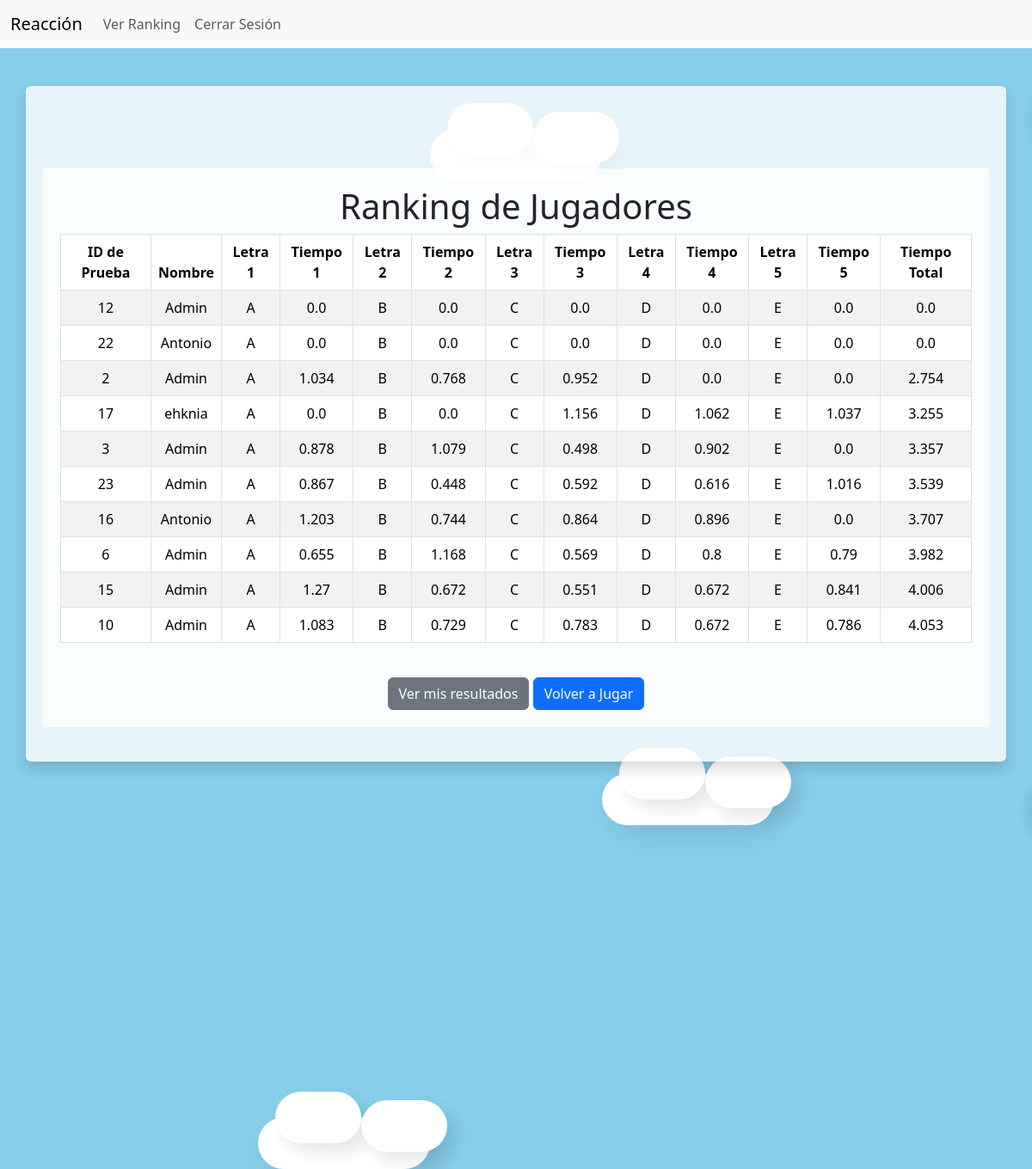
The page /ver-ranking/ (signed in) on the database its author committed.
### tiemporespuesta/models.py (models this page shows)
class Prueba(models.Model):
    usuario = models.ForeignKey(User, on_delete=models.CASCADE)
    letra_1 = models.CharField(max_length=1)
    tiempo_1 = models.FloatField()
    letra_2 = models.CharField(max_length=1)
    tiempo_2 = models.FloatField()
    letra_3 = models.CharField(max_length=1)
    tiempo_3 = models.FloatField()
    letra_4 = models.CharField(max_length=1)
    tiempo_4 = models.FloatField()
    letra_5 = models.CharField(max_length=1)
    tiempo_5 = models.FloatField()
    def tiempo_total(self):
        return self.tiempo_1 + self.tiempo_2 + self.tiempo_3 + self.tiempo_4 + self.tiempo_5

### tiemporespuesta/views.py (the view)
# urls.py: path('ver-ranking/', ver_ranking, name='ver_ranking'),
def ver_ranking(request):
    pruebas = Prueba.objects.all()
    pruebas_ordenadas = sorted(pruebas, key=lambda p: p.tiempo_total())
    mejores_pruebas = pruebas_ordenadas[:10]
    return render(request, 'ranking.html', {'pruebas': mejores_pruebas})

### tiemporespuesta/templates/ranking.html
{% extends 'base.html' %}
{% block template %}
<div class="container mt-5">
    <h1 class="text-center">Ranking de Jugadores</h1>
    <div class="table-responsive">
        <table class="table table-bordered table-striped">
            <thead>
                <tr>
                    <th scope="col">ID de Prueba</th>
                    <th scope="col">Nombre</th>
                    <th scope="col">Letra 1</th>
                    <th scope="col">Tiempo 1</th>
                    <th scope="col">Letra 2</th>
                    <th scope="col">Tiempo 2</th>
                    <th scope="col">Letra 3</th>
                    <th scope="col">Tiempo 3</th>
                    <th scope="col">Letra 4</th>
                    <th scope="col">Tiempo 4</th>
                    <th scope="col">Letra 5</th>
                    <th scope="col">Tiempo 5</th>
                    <th scope="col">Tiempo Total</th>
                </tr>
            </thead>
            <tbody>
                {% for prueba in pruebas %}
                <tr>
                    <td scope="row">{{ prueba.id }}</td>
                    <td>{{ prueba.usuario.username }}</td>
                    <td>{{ prueba.letra_1 }}</td>
                    <td>{{ prueba.tiempo_1 }}</td>
                    <td>{{ prueba.letra_2 }}</td>
                    <td>{{ prueba.tiempo_2 }}</td>
                    <td>{{ prueba.letra_3 }}</td>
                    <td>{{ prueba.tiempo_3 }}</td>
                    <td>{{ prueba.letra_4 }}</td>
                    <td>{{ prueba.tiempo_4 }}</td>
                    <td>{{ prueba.letra_5 }}</td>
                    <td>{{ prueba.tiempo_5 }}</td>
                    <td>{{ prueba.tiempo_total }}</td>
                </tr>
                {% endfor %}
            </tbody>
        </table>
    </div>
    <div class="mt-4 text-center">
        <a href="{% url 'mi_puntuacion' %}" class="btn btn-secondary">Ver mis resultados</a>
        <a href="{% url 'dashboard' %}" class="btn btn-primary">Volver a Jugar</a>
    </div>
</div>
{% endblock %}

### tiemporespuesta/static/css/styles.css (style rules this page uses)
body, html { margin: 0; padding: 0; width: 100%; height: 100%; overflow-x: hidden; background-color: #87CEEB; }
.sky { overflow: hidden; z-index: -1; position: absolute; width: 100%; height: 100%; top: 0; left: 0; }
.container { position: relative; z-index: 1; padding: 20px; background-color: rgba(255, 255, 255, 0.8); margin: 20px auto; }

### rows shown on the page
Prueba: id "12", usuario.username "Admin", letra_1 "A", tiempo_1 "0.0", letra_2 "B", tiempo_2 "0.0", letra_3 "C", tiempo_3 "0.0", letra_4 "D", tiempo_4 "0.0", letra_5 "E", tiempo_5 "0.0", tiempo_total "0.0"
Prueba: id "22", usuario.username "Antonio", letra_1 "A", tiempo_1 "0.0", letra_2 "B", tiempo_2 "0.0", letra_3 "C", tiempo_3 "0.0", letra_4 "D", tiempo_4 "0.0", letra_5 "E", tiempo_5 "0.0", tiempo_total "0.0"
Prueba: id "2", usuario.username "Admin", letra_1 "A", tiempo_1 "1.034", letra_2 "B", tiempo_2 "0.768", letra_3 "C", tiempo_3 "0.952", letra_4 "D", tiempo_4 "0.0", letra_5 "E", tiempo_5 "0.0", tiempo_total "2.754"
Prueba: id "17", usuario.username "ehknia", letra_1 "A", tiempo_1 "0.0", letra_2 "B", tiempo_2 "0.0", letra_3 "C", tiempo_3 "1.156", letra_4 "D", tiempo_4 "1.062", letra_5 "E", tiempo_5 "1.037", tiempo_total "3.255"
Prueba: id "3", usuario.username "Admin", letra_1 "A", tiempo_1 "0.878", letra_2 "B", tiempo_2 "1.079", letra_3 "C", tiempo_3 "0.498", letra_4 "D", tiempo_4 "0.902", letra_5 "E", tiempo_5 "0.0", tiempo_total "3.357"
Prueba: id "23", usuario.username "Admin", letra_1 "A", tiempo_1 "0.867", letra_2 "B", tiempo_2 "0.448", letra_3 "C", tiempo_3 "0.592", letra_4 "D", tiempo_4 "0.616", letra_5 "E", tiempo_5 "1.016", tiempo_total "3.539"
Prueba: id "16", usuario.username "Antonio", letra_1 "A", tiempo_1 "1.203", letra_2 "B", tiempo_2 "0.744", letra_3 "C", tiempo_3 "0.864", letra_4 "D", tiempo_4 "0.896", letra_5 "E", tiempo_5 "0.0", tiempo_total "3.707"
Prueba: id "6", usuario.username "Admin", letra_1 "A", tiempo_1 "0.655", letra_2 "B", tiempo_2 "1.168", letra_3 "C", tiempo_3 "0.569", letra_4 "D", tiempo_4 "0.8", letra_5 "E", tiempo_5 "0.79", tiempo_total "3.982"
Prueba: id "15", usuario.username "Admin", letra_1 "A", tiempo_1 "1.27", letra_2 "B", tiempo_2 "0.672", letra_3 "C", tiempo_3 "0.551", letra_4 "D", tiempo_4 "0.672", letra_5 "E", tiempo_5 "0.841", tiempo_total "4.006"
Prueba: id "10", usuario.username "Admin", letra_1 "A", tiempo_1 "1.083", letra_2 "B", tiempo_2 "0.729", letra_3 "C", tiempo_3 "0.783", letra_4 "D", tiempo_4 "0.672", letra_5 "E", tiempo_5 "0.786", tiempo_total "4.053"
